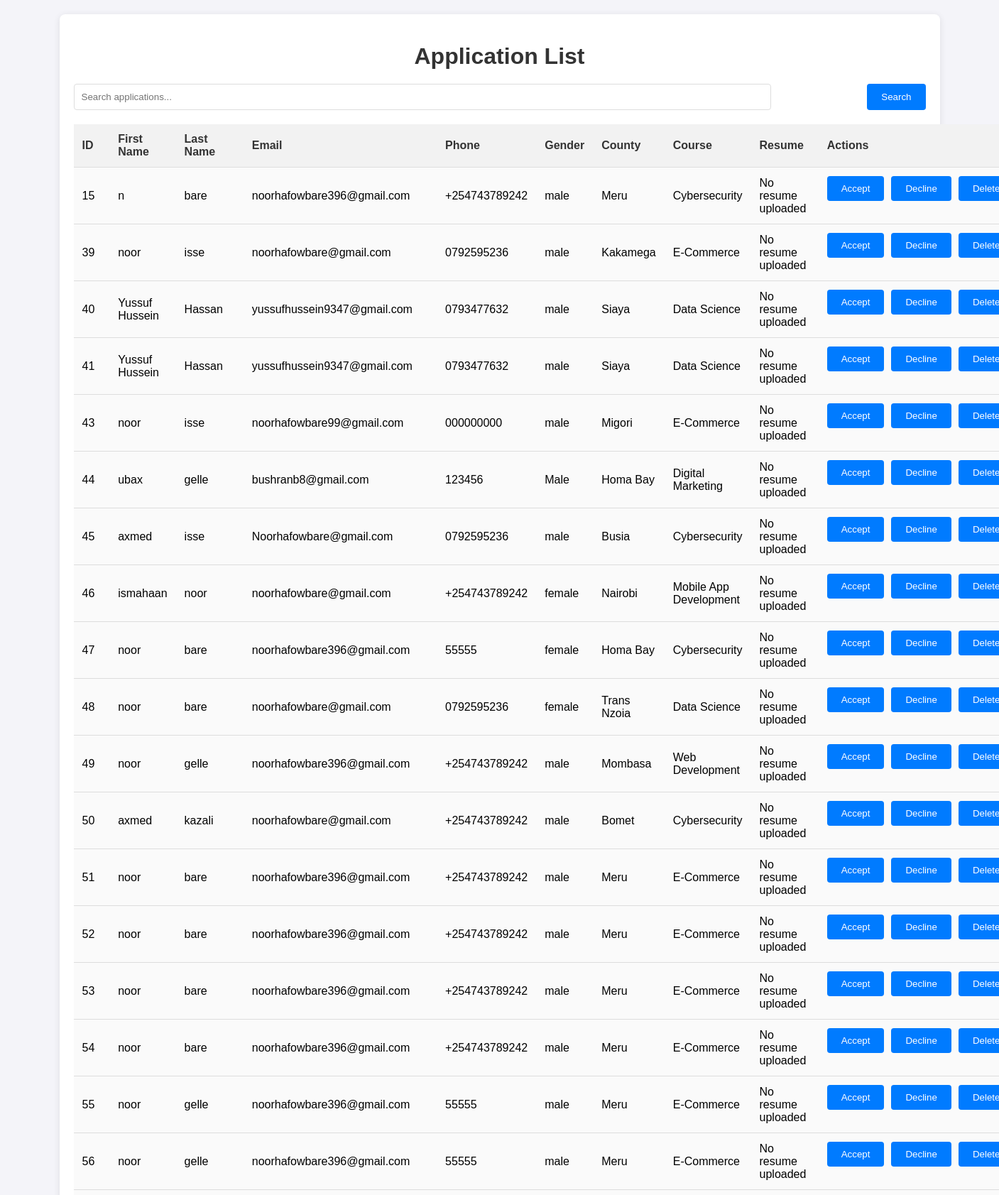
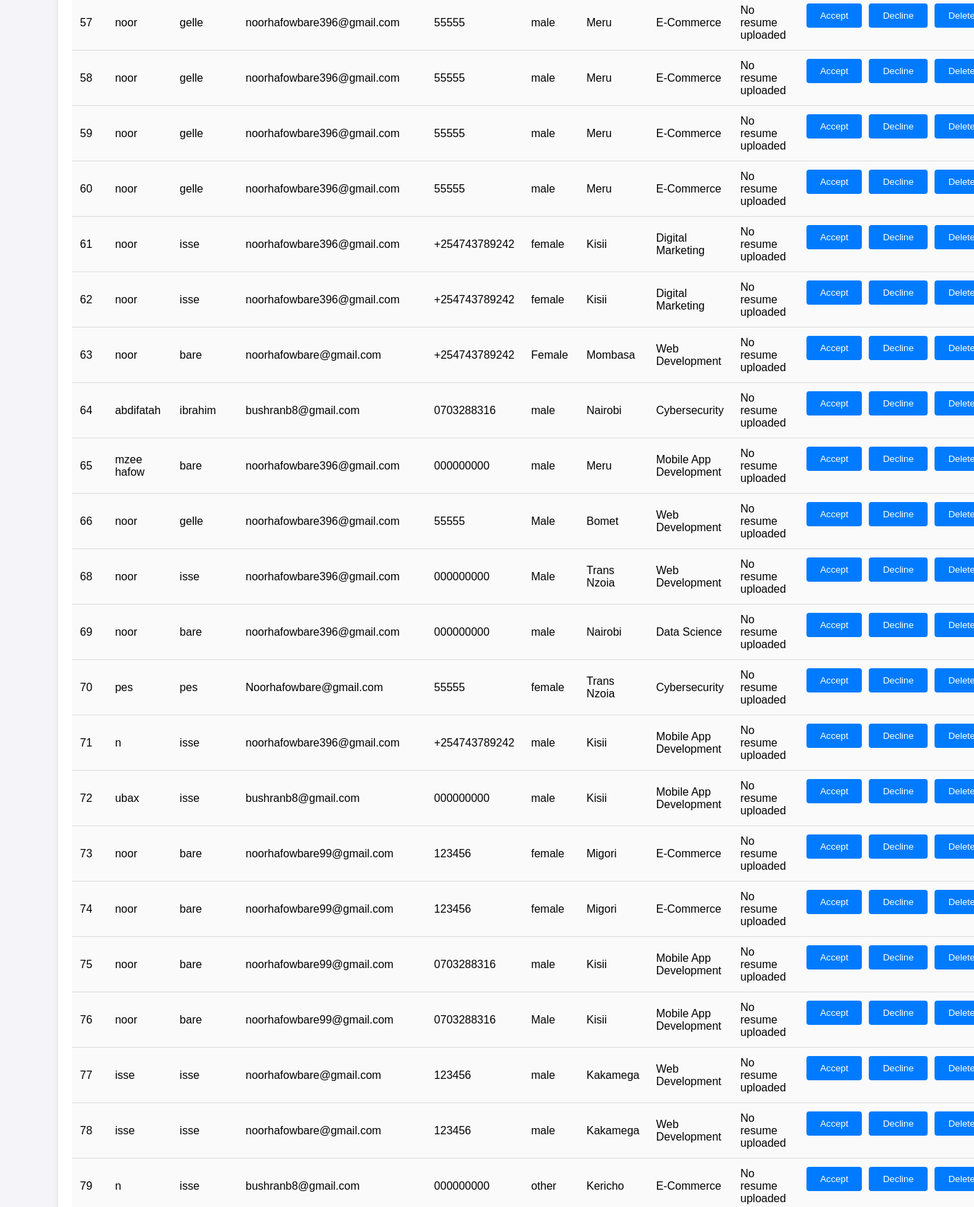
Page /admin/applications (upper part) on the committed database (2 pictures, top to bottom).
### tables this page shows
CREATE TABLE applications (
                    id INTEGER PRIMARY KEY AUTOINCREMENT,
                    first_name TEXT NOT NULL,
                    last_name TEXT NOT NULL,
                    email TEXT NOT NULL,
                    phone TEXT NOT NULL,
                    gender TEXT NOT NULL,
                    county TEXT NOT NULL,
                    course TEXT NOT NULL
                , status TEXT DEFAULT 'Pending', resume_path TEXT);

### app.py (the view)
@app.route('/admin/applications')
def view_applications():
    search = request.args.get('search', '')  # Search functionality
    page = request.args.get('page', 1, type=int)
    per_page = 80  # Number of records per page
    offset = (page - 1) * per_page
    conn = get_db_connection()
    search_query = f"%{search}%"  # Format search term for SQL LIKE
    applications = conn.execute(
        'SELECT * FROM applications WHERE first_name LIKE ? OR last_name LIKE ? LIMIT ? OFFSET ?',
        (search_query, search_query, per_page, offset)
    ).fetchall()
    total_query = 'SELECT COUNT(*) FROM applications WHERE first_name LIKE ? OR last_name LIKE ?'
    total = conn.execute(total_query, (search_query, search_query)).fetchone()[0]
    conn.close()
    return render_template('applications.html', applications=applications, page=page, per_page=per_page, total=total, search=search)

### app.py (called while the page is built)
def get_db_connection():
    conn = sqlite3.connect('database.db')
    conn.row_factory = sqlite3.Row
    return conn

### templates/applications.html (shortened to what this page needs)
<!DOCTYPE html>
<html lang="en">
  <head>
    <link
      rel="stylesheet"
      href="{{ url_for('static', filename='css/applications.css') }}"
    />
  </head>
  <body>
    <div class="container">
      <h1>Application List</h1>
      <form
        method="get"
        action="{{ url_for('view_applications') }}"
        style="margin-bottom: 20px"
      >
        <input
          type="text"
          name="search"
          placeholder="Search applications..."
          value="{{ search }}"
        />
        <button type="submit">Search</button>
      </form>
      <table>
        <thead>
          <tr>
            <th>ID</th>
            <th>First Name</th>
            <th>Last Name</th>
            <th>Email</th>
            <th>Phone</th>
            <th>Gender</th>
            <th>County</th>
            <th>Course</th>
            <th>Resume</th>
            <th>Actions</th>
          </tr>
        </thead>
        <tbody>
          {% for application in applications %}
          <tr>
            <td>{{ application.id }}</td>
            <td>{{ application.first_name }}</td>
            <td>{{ application.last_name }}</td>
            <td>{{ application.email }}</td>
            <td>{{ application.phone }}</td>
            <td>{{ application.gender }}</td>
            <td>{{ application.county }}</td>
            <td>{{ application.course }}</td>
            <td>
              {% if application.resume_path %}
              <a
                href="{{ url_for('download_file', filename=application.resume_path.split('/')[-1]) }}"
                target="_blank"
                >Download Resume</a
              >
              {% else %} No resume uploaded {% endif %}
            </td>
            <td>
              <div class="actions-container">
                <form
                  action="/accept_application/{{ application.id }}"
                  method="POST"
                  style="display: inline"
                >
                  <button type="submit" class="btn btn-success">Accept</button>
                </form>
                <form
                  action="/decline_application/{{ application.id }}"
                  method="POST"
                  style="display: inline"
                >
                  <button type="submit" class="btn btn-danger">Decline</button>
                </form>
                <form
                  action="/delete_application/{{ application.id }}"
                  method="POST"
                  style="display: inline"
                >
                  <button type="submit" class="btn btn-delete">Delete</button>
                </form>
              </div>
            </td>
          </tr>
          {% endfor %}
        </tbody>
      </table>
    </div>
  </body>
</html>

### static/css/applications.css (style rules this page uses)
body { font-family: Arial, sans-serif; background-color: #f4f4f9; margin: 0; padding: 0; }
.container { width: 90%; max-width: 1200px; margin: 20px auto; padding: 20px; background-color: #fff; border-radius: 8px; box-shadow: 0 2px 10px rgba(0, 0, 0, 0.1); }
h1 { text-align: center; color: #333; font-size: 2rem; margin-bottom: 20px; }
form { display: flex; justify-content: space-between; margin-bottom: 20px; }
input[type="text"] { padding: 10px; width: 80%; border: 1px solid #ddd; border-radius: 4px; }
button[type="submit"] { padding: 10px 20px; background-color: #007bff; border: none; border-radius: 4px; color: white; cursor: pointer; transition: background-color 0.3s ease; }
table { width: 100%; border-collapse: collapse; margin-top: 20px; }
th, td { padding: 12px; text-align: left; border-bottom: 1px solid #ddd; }
th, tr { border-bottom: 1px solid #ddd; }
tr th { background-color: #f2f2f2; color: #333; }
td { background-color: #fafafa; }
tr:nth-child(even) { background-color: #f9f9f9; }
tr:nth-child(odd) { background-color: #ffffff; }
.actions-container { display: flex; gap: 10px; }
.btn { padding: 8px 16px; border: none; border-radius: 4px; cursor: pointer; transition: background-color 0.3s ease; }
.btn-success { background-color: #28a745; color: white; }
.btn-danger { background-color: #dc3545; color: white; }
.btn-delete { background-color: #ffc107; color: white; }

### rows in the picture
applications: id "15", first_name "n", last_name "bare", email "noorhafowbare396@gmail.com", phone "+254743789242", gender "male", county "Meru", course "Cybersecurity"
applications: id "39", first_name "noor", last_name "isse", email "noorhafowbare@gmail.com", phone "0792595236", gender "male", county "Kakamega", course "E-Commerce"
applications: id "40", first_name "Yussuf Hussein", last_name "Hassan", email "yussufhussein9347@gmail.com", phone "0793477632", gender "male", county "Siaya", course "Data Science"
applications: id "41", first_name "Yussuf Hussein", last_name "Hassan", email "yussufhussein9347@gmail.com", phone "0793477632", gender "male", county "Siaya", course "Data Science"
applications: id "43", first_name "noor", last_name "isse", email "noorhafowbare99@gmail.com", phone "000000000", gender "male", county "Migori", course "E-Commerce"
applications: id "44", first_name "ubax", last_name "gelle", email "bushranb8@gmail.com", phone "123456", gender "Male", county "Homa Bay", course "Digital Marketing"
applications: id "45", first_name "axmed", last_name "isse", email "Noorhafowbare@gmail.com", phone "0792595236", gender "male", county "Busia", course "Cybersecurity"
applications: id "46", first_name "ismahaan", last_name "noor", email "noorhafowbare@gmail.com", phone "+254743789242", gender "female", county "Nairobi", course "Mobile App Development"
applications: id "47", first_name "noor", last_name "bare", email "noorhafowbare396@gmail.com", phone "55555", gender "female", county "Homa Bay", course "Cybersecurity"
applications: id "48", first_name "noor", last_name "bare", email "noorhafowbare@gmail.com", phone "0792595236", gender "female", county "Trans Nzoia", course "Data Science"
applications: id "49", first_name "noor", last_name "gelle", email "noorhafowbare396@gmail.com", phone "+254743789242", gender "male", county "Mombasa", course "Web Development"
applications: id "50", first_name "axmed", last_name "kazali", email "noorhafowbare@gmail.com", phone "+254743789242", gender "male", county "Bomet", course "Cybersecurity"
applications: id "51", first_name "noor", last_name "bare", email "noorhafowbare396@gmail.com", phone "+254743789242", gender "male", county "Meru", course "E-Commerce"
applications: id "52", first_name "noor", last_name "bare", email "noorhafowbare396@gmail.com", phone "+254743789242", gender "male", county "Meru", course "E-Commerce"
applications: id "53", first_name "noor", last_name "bare", email "noorhafowbare396@gmail.com", phone "+254743789242", gender "male", county "Meru", course "E-Commerce"
applications: id "54", first_name "noor", last_name "bare", email "noorhafowbare396@gmail.com", phone "+254743789242", gender "male", county "Meru", course "E-Commerce"
applications: id "55", first_name "noor", last_name "gelle", email "noorhafowbare396@gmail.com", phone "55555", gender "male", county "Meru", course "E-Commerce"
applications: id "56", first_name "noor", last_name "gelle", email "noorhafowbare396@gmail.com", phone "55555", gender "male", county "Meru", course "E-Commerce"
applications: id "57", first_name "noor", last_name "gelle", email "noorhafowbare396@gmail.com", phone "55555", gender "male", county "Meru", course "E-Commerce"
applications: id "58", first_name "noor", last_name "gelle", email "noorhafowbare396@gmail.com", phone "55555", gender "male", county "Meru", course "E-Commerce"
applications: id "59", first_name "noor", last_name "gelle", email "noorhafowbare396@gmail.com", phone "55555", gender "male", county "Meru", course "E-Commerce"
applications: id "60", first_name "noor", last_name "gelle", email "noorhafowbare396@gmail.com", phone "55555", gender "male", county "Meru", course "E-Commerce"
applications: id "61", first_name "noor", last_name "isse", email "noorhafowbare396@gmail.com", phone "+254743789242", gender "female", county "Kisii", course "Digital Marketing"
applications: id "62", first_name "noor", last_name "isse", email "noorhafowbare396@gmail.com", phone "+254743789242", gender "female", county "Kisii", course "Digital Marketing"
applications: id "63", first_name "noor", last_name "bare", email "noorhafowbare@gmail.com", phone "+254743789242", gender "Female", county "Mombasa", course "Web Development"
applications: id "64", first_name "abdifatah", last_name "ibrahim", email "bushranb8@gmail.com", phone "0703288316", gender "male", county "Nairobi", course "Cybersecurity"
applications: id "65", first_name "mzee hafow", last_name "bare", email "noorhafowbare396@gmail.com", phone "000000000", gender "male", county "Meru", course "Mobile App Development"
applications: id "66", first_name "noor", last_name "gelle", email "noorhafowbare396@gmail.com", phone "55555", gender "Male", county "Bomet", course "Web Development"
applications: id "68", first_name "noor", last_name "isse", email "noorhafowbare396@gmail.com", phone "000000000", gender "Male", county "Trans Nzoia", course "Web Development"
applications: id "69", first_name "noor", last_name "bare", email "noorhafowbare396@gmail.com", phone "000000000", gender "male", county "Nairobi", course "Data Science"
applications: id "70", first_name "pes", last_name "pes", email "Noorhafowbare@gmail.com", phone "55555", gender "female", county "Trans Nzoia", course "Cybersecurity"
applications: id "71", first_name "n", last_name "isse", email "noorhafowbare396@gmail.com", phone "+254743789242", gender "male", county "Kisii", course "Mobile App Development"
applications: id "72", first_name "ubax", last_name "isse", email "bushranb8@gmail.com", phone "000000000", gender "male", county "Kisii", course "Mobile App Development"
applications: id "73", first_name "noor", last_name "bare", email "noorhafowbare99@gmail.com", phone "123456", gender "female", county "Migori", course "E-Commerce"
applications: id "74", first_name "noor", last_name "bare", email "noorhafowbare99@gmail.com", phone "123456", gender "female", county "Migori", course "E-Commerce"
applications: id "75", first_name "noor", last_name "bare", email "noorhafowbare99@gmail.com", phone "0703288316", gender "male", county "Kisii", course "Mobile App Development"
applications: id "76", first_name "noor", last_name "bare", email "noorhafowbare99@gmail.com", phone "0703288316", gender "Male", county "Kisii", course "Mobile App Development"
applications: id "77", first_name "isse", last_name "isse", email "noorhafowbare@gmail.com", phone "123456", gender "male", county "Kakamega", course "Web Development"
applications: id "78", first_name "isse", last_name "isse", email "noorhafowbare@gmail.com", phone "123456", gender "male", county "Kakamega", course "Web Development"
applications: id "79", first_name "n", last_name "isse", email "bushranb8@gmail.com", phone "000000000", gender "other", county "Kericho", course "E-Commerce"
